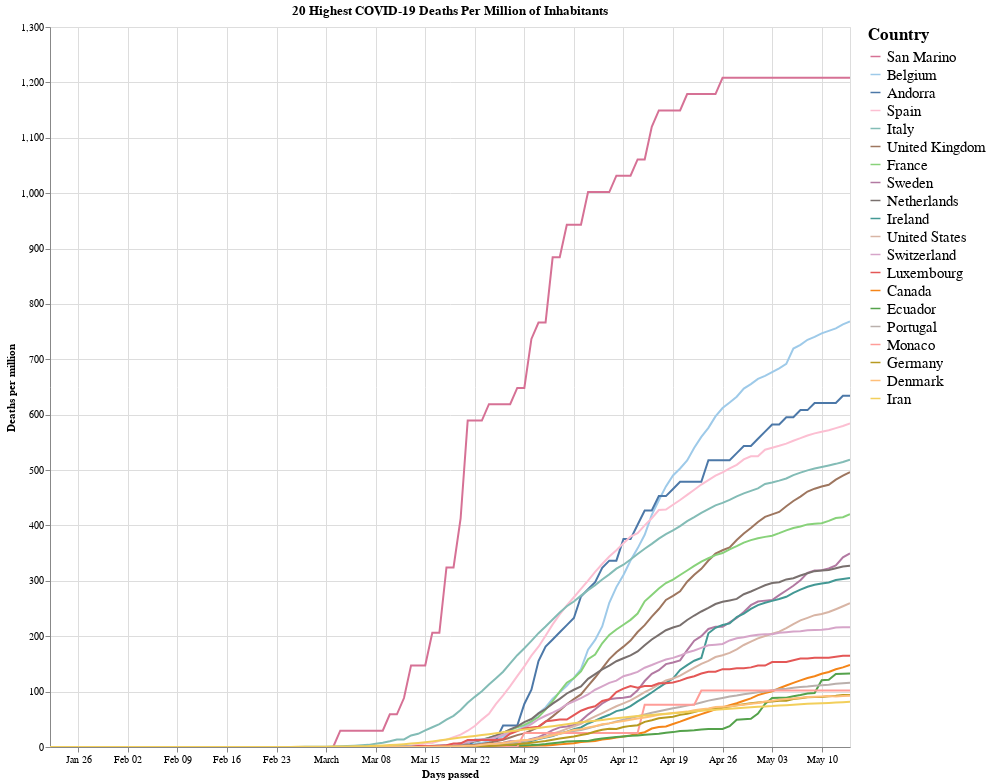

Here is the notebook cell this chart was saved with:
### Code cell
# Plot it using Altair
source = data_plot

scales = alt.selection_interval(bind='scales', zoom=True)
selection = alt.selection_multi(fields=['location'], bind='legend')
alt.data_transformers.disable_max_rows()

base = alt.Chart(source, title = "20 Highest COVID-19 Deaths Per Million of Inhabitants").encode(
    x = alt.X('date:T', title = "Days passed"),
    y = alt.Y("total_cases:Q",title = "Deaths per million"),
    color = alt.Color('location:N', legend=alt.Legend(title="Country",values=countries.to_list(), labelFontSize=15, titleFontSize=17),
                     scale=alt.Scale(scheme='tableau20')),
    opacity = alt.condition(selection, alt.value(1), alt.value(0.1))
)

lines = base.mark_line().add_selection(
    scales
).add_selection(
    selection
).properties(
    width=chart_width,
    height=chart_height
)

lines = base.mark_line().add_selection(
    scales
).add_selection(
    selection
).properties(
    width=chart_width,
    height=chart_height
)
lines

### Figure 1 — Vega-Lite specification as saved in the notebook (floating-point values rounded to 4 significant figures; data arrays with more than 128 entries replaced by an {"elided": "..."} marker saying what was removed)
{"config": {"view": {"continuousWidth": 400, "continuousHeight": 300}}, "data": {"name": "data-698756521fd598960c5617b83aab0b2b"}, "mark": "line", "encoding": {"color": {"type": "nominal", "field": "location", "legend": {"labelFontSize": 15, "title": "Country", "titleFontSize": 17, "values": ["San Marino", "Belgium", "Andorra", "Spain", "Italy", "United Kingdom", "France", "Sweden", "Netherlands", "Ireland", "United States", "Switzerland", "Luxembourg", "Canada", "Ecuador", "Portugal", "Monaco", "Germany", "Denmark", "Iran"]}, "scale": {"scheme": "tableau20"}}, "opacity": {"condition": {"value": 1, "selection": "selector008"}, "value": 0.1}, "x": {"type": "temporal", "field": "date", "title": "Days passed"}, "y": {"type": "quantitative", "field": "total_cases", "title": "Deaths per million"}}, "height": 720, "selection": {"selector007": {"type": "interval", "bind": "scales", "zoom": true}, "selector008": {"type": "multi", "fields": ["location"], "bind": "legend"}}, "title": "20 Highest COVID-19 Deaths Per Million of Inhabitants", "width": 800, "$schema": "https://vega.github.io/schema/vega-lite/v4.8.1.json", "datasets": {"data-698756521fd598960c5617b83aab0b2b": {"elided": "2280 records"}}}
